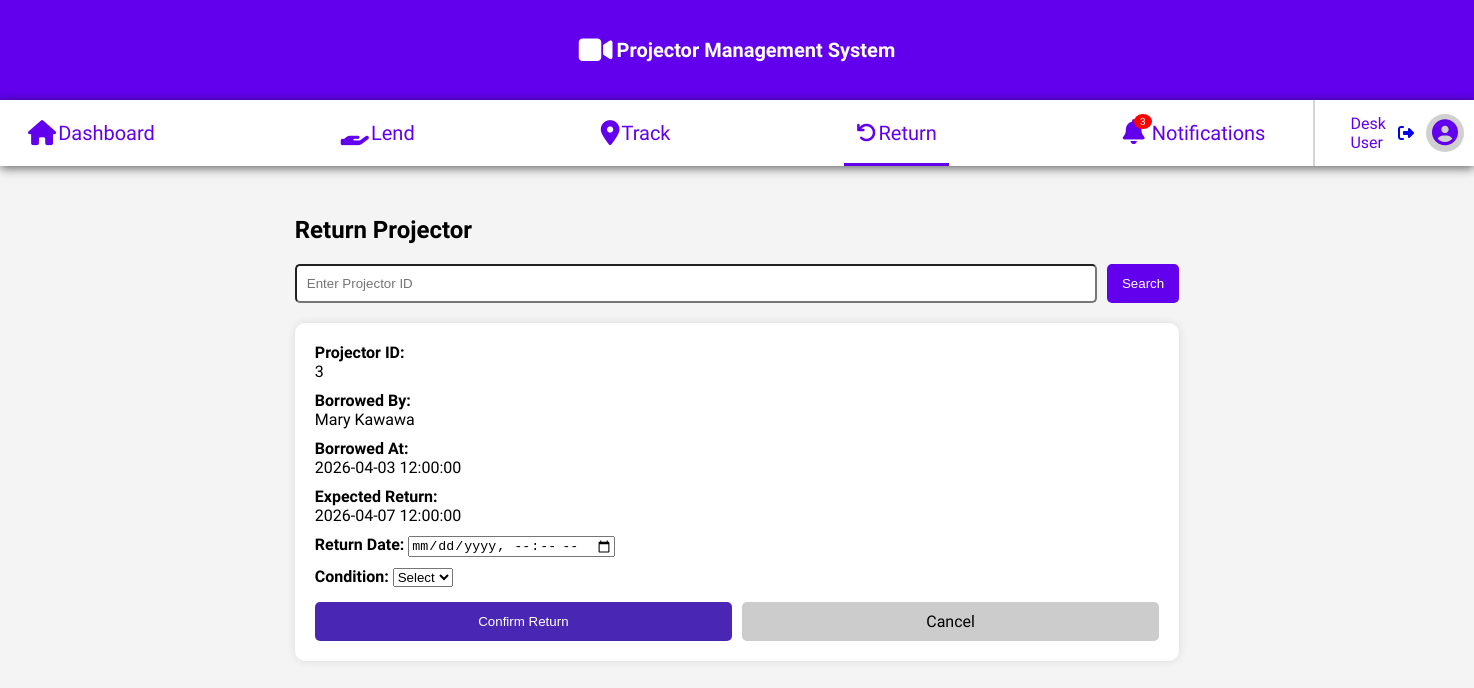
The app's page /return.php?projector_id=3 (signed in), older data.
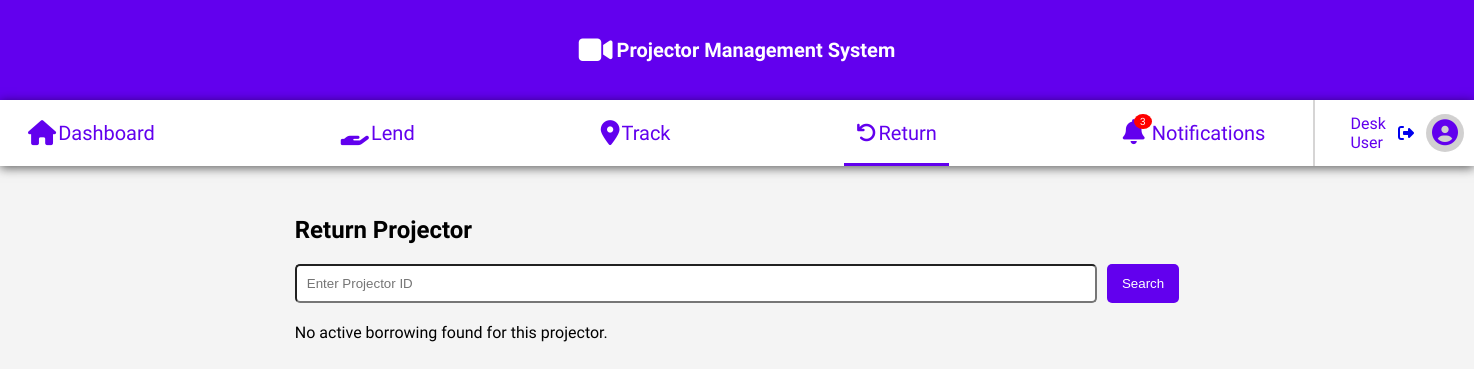
The same page, newer data.
### tables this page shows
CREATE TABLE `transactions` (
  `transaction_id` int(11) NOT NULL,
  `user_id` int(11) DEFAULT NULL,
  `projector_id` int(11) DEFAULT NULL,
  `student_id` int(11) DEFAULT NULL,
  `lecturer_id` int(11) DEFAULT NULL,
  `borrower_type` enum('student','lecturer') DEFAULT NULL,
  `borrowed_at` datetime NOT NULL,
  `expected_return_at` datetime DEFAULT NULL,
  `returned_at` datetime DEFAULT NULL,
  `projector_condition` enum('good','faulty') DEFAULT NULL,
  `reason` text DEFAULT NULL,
  `status` enum('pending','returned','flagged') DEFAULT 'pending'
);

CREATE TABLE `students` (
  `student_id` int(11) NOT NULL,
  `first_name` varchar(50) NOT NULL,
  `middle_name` varchar(50) DEFAULT NULL,
  `last_name` varchar(50) NOT NULL,
  `dob` date DEFAULT NULL,
  `gender` enum('Male','Female','Other') DEFAULT NULL,
  `phone_number` varchar(20) DEFAULT NULL,
  `home_village` varchar(100) DEFAULT NULL,
  `year_of_study` int(11) DEFAULT NULL,
  `email` varchar(100) DEFAULT NULL,
  `program_of_study` varchar(100) DEFAULT NULL
);

### return.php (the view, shortened to what this page needs)
<?php
require("connection.php");
$transaction = null;
if (isset($_GET['projector_id']) && $_GET['projector_id'] != "") {
    $pid = $_GET['projector_id'];
    $sql = "
        SELECT t.*,
               s.first_name AS student_first, s.last_name AS student_last,
               l.first_name AS lecturer_first, l.last_name AS lecturer_last
        FROM transactions t
        LEFT JOIN students s ON t.student_id = s.student_id
        LEFT JOIN lecturers l ON t.lecturer_id = l.lecturer_id
        WHERE t.projector_id = '$pid' AND t.status != 'returned'
        ORDER BY t.transaction_id DESC
        LIMIT 1
    ";
    $result = $conn->query($sql);
    $transaction = $result->fetch_assoc();
}
?>
<!DOCTYPE html>
<html lang="en">
<head>
<link rel="stylesheet" href="css/return.css">
</head>
<body>
    <?php include("desk-navigation.php");?>
        <div class="container">
            <h2>Return Projector</h2>
            <form method="GET" class="search-box">
                <input type="text" name="projector_id" placeholder="Enter Projector ID" required>
                <button type="submit">Search</button>
            </form>
            <?php if ($transaction) { ?>
            <div class="card">
            <form method="POST">
                <div class="row">
                    <label>Projector ID:</label>
                    <div><?= $transaction['projector_id'] ?></div>
                </div>
                <div class="row">
                    <label>Borrowed By:</label>
                    <div>
                        <?= $transaction['student_first'] ?? $transaction['lecturer_first'] ?>
                        <?= $transaction['student_last'] ?? $transaction['lecturer_last'] ?>
                    </div>
                </div>
                <div class="row">
                    <label>Borrowed At:</label>
                    <div><?= $transaction['borrowed_at'] ?></div>
                </div>
                <div class="row">
                    <label>Expected Return:</label>
                    <div><?= $transaction['expected_return_at'] ?></div>
                </div>
                <div class="row">
                    <label>Return Date:</label>
                    <input type="datetime-local" name="returned_at" required>
                </div>
                <div class="row">
                    <label>Condition:</label>
                    <select name="projector_condition" required>
                        <option value="">Select</option>
                    </select>
                </div>
                <div class="btn-group">
                    <button class="submit" type="submit">Confirm Return</button>
                    <a href="return.php" class="cancel">Cancel</a>
                </div>
            </form>
            </div>
            <?php } else if (isset($_GET['projector_id'])) { ?>
                <p>No active borrowing found for this projector.</p>
            <?php } ?>
        </div>
</body>
</html>

Row changes from the older to the newer data that the page shows:
no longer on this page (row edited): transactions: projector "3", student.first_name "Mary", student.last_name "Kawawa", borrowed_at "2026-04-03 12:00:00", expected_return_at "2026-04-07 12:00:00"
Text that changed along with them:
form field projector_condition: "Select" → (not shown)
text no longer shown: "Projector ID: Borrowed By: Borrowed At: Expected Return: Return Date: Condition: Confirm Return Cancel"
text now shown: "No active borrowing found for this projector."
